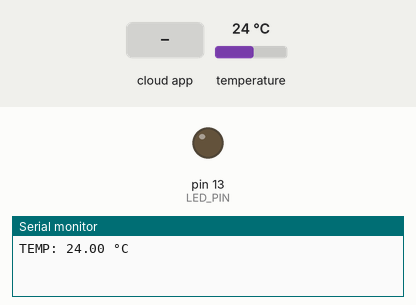
A sketch run on a simulated Arduino Uno, built with avr-gcc and run on an emulated ATmega328P. Parts: output pins drawn as LEDs (lit = HIGH), the last lines printed to the serial monitor. The test bench sets the inputs (shaded band); at power-on: temperature 24 °C. The ROS host is connected and sends only what is stated.

Above: at 3.2 s.
3.3 s: the phone or cloud app sets linear.x to -100
At 4.5 s:
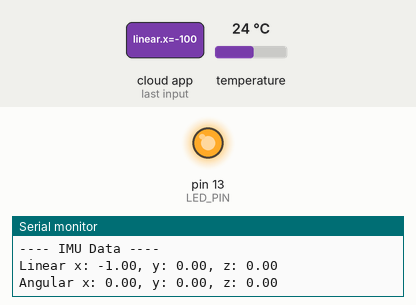
4.8 s: the phone or cloud app sets linear.x to 0
At 6.0 s:
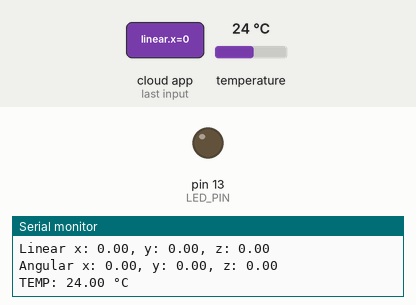
6.3 s: the phone or cloud app sets linear.x to 100
At 6.9 s:
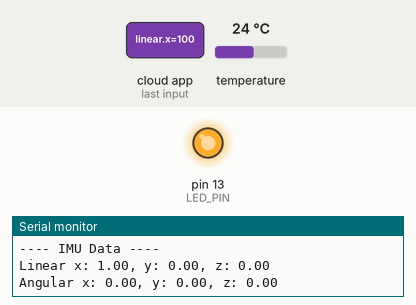
Timing chart, 0 to 9.3 s (numbered marks = the images above; inputs shaded):
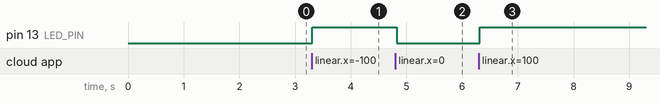

Measured:
- after the input at 3.3 s, pin 13 (LED_PIN): LOW → HIGH at once
- after the input at 4.8 s, pin 13 (LED_PIN): HIGH → LOW at once
- after the input at 6.3 s, pin 13 (LED_PIN): LOW → HIGH at once

The sketch:

temperature_node.ino
```cpp
#include <micro_ros_arduino.h>
#include "secrets.h"
#include <stdio.h>
#include <rcl/rcl.h>
#include <rcl/error_handling.h>
#include <rclc/rclc.h>
#include <rclc/executor.h>
#include <geometry_msgs/msg/twist.h>
#include <std_msgs/msg/float32.h>
#include <OneWire.h>
#include <DallasTemperature.h>


//--------- HARDWARE --------------//
#define ONE_WIRE_BUS 4
OneWire oneWire(ONE_WIRE_BUS);
DallasTemperature sensors(&oneWire);


#if defined(LED_BUILTIN)
  #define LED_PIN LED_BUILTIN
#else
  #define LED_PIN 13
#endif

//        ROS 2 ENTITIES
// ============================
rcl_subscription_t imu_sub;
geometry_msgs__msg__Twist imu_msg;


rcl_publisher_t temp_pub;
std_msgs__msg__Float32 temp_msg;


rclc_support_t support;
rcl_allocator_t allocator;
rcl_node_t node;
rclc_executor_t executor;


size_t domain_id = 10;


#define RCCHECK(fn) { rcl_ret_t temp_rc = fn; if((temp_rc != RCL_RET_OK)){error_loop();} }
#define RCSOFTCHECK(fn) { rcl_ret_t temp_rc = fn; if((temp_rc != RCL_RET_OK)){} }


void error_loop() {
  while(1) {
    digitalWrite(LED_PIN, !digitalRead(LED_PIN));
    delay(100);
  }
}


//-----------   IMU SUBSCRIBER CALLBACK ----------//
void imu_callback(const void * msgin) {
  const geometry_msgs__msg__Twist * msg = (const geometry_msgs__msg__Twist *)msgin;


    Serial.println("---- IMU Data ----");
    Serial.print("Linear x: "); Serial.print(msg->linear.x);
    Serial.print(", y: "); Serial.print(msg->linear.y);
    Serial.print(", z: "); Serial.println(msg->linear.z);


    Serial.print("Angular x: "); Serial.print(msg->angular.x);
    Serial.print(", y: "); Serial.print(msg->angular.y);
    Serial.print(", z: "); Serial.println(msg->angular.z);


    // Toggle LED if linear.x != 0
    digitalWrite(LED_PIN, (msg->linear.x != 0) ? HIGH : LOW);
}


//            SETUP
unsigned long lastTempRequest = 0;
unsigned long tempRequestTime = 0;
bool tempRequested = false;


void setup() {
  Serial.begin(115200);
  delay(2000);


    pinMode(LED_PIN, OUTPUT);
    digitalWrite(LED_PIN, LOW);


    sensors.begin(); // DS18B20 init


  // Connecting to Wi-Fi & Micro-ROS agent
  set_microros_wifi_transports(WIFI_SSID, WIFI_PASSWORD, MICRO_ROS_AGENT_IP, MICRO_ROS_AGENT_PORT); // IP of the computer running the ros2 agent


    allocator = rcl_get_default_allocator();


    // Configuring init options with domain
    rcl_init_options_t init_options = rcl_get_zero_initialized_init_options();
 RCCHECK(rcl_init_options_init(&init_options, allocator));
 RCCHECK(rcl_init_options_set_domain_id(&init_options, domain_id));


 // Init support + node
 RCCHECK(rclc_support_init_with_options(&support, 0, NULL, &init_options, &allocator));
 RCCHECK(rclc_node_init_default(&node, "arduino_imu_node", "", &support));


  // Creating a IMU subscriber of the topic /robot/imu which is published frm the robot
//running on pi4
  RCCHECK(rclc_subscription_init_default(
      &imu_sub,
      &node,
      ROSIDL_GET_MSG_TYPE_SUPPORT(geometry_msgs, msg, Twist),
      "/robot/imu"));


 // Create temperature publisher
 RCCHECK(rclc_publisher_init_best_effort(
     &temp_pub,
     &node,
     ROSIDL_GET_MSG_TYPE_SUPPORT(std_msgs, msg, Float32),
     "/esp32/temperature"));


  // Executor
  RCCHECK(rclc_executor_init(&executor, &support.context, 1, &allocator));
  RCCHECK(rclc_executor_add_subscription(&executor, &imu_sub, &imu_msg, &imu_callback,
ON_NEW_DATA));
}


//---------- Looping ------//
void loop() {
  unsigned long now = millis();


 // Spining executor to process IMU messages
 RCCHECK(rclc_executor_spin_some(&executor, RCL_MS_TO_NS(10)));


 // Requesting temperature every 2 seconds
 if (!tempRequested && now - lastTempRequest > 2000) {
   sensors.requestTemperatures(); // start DS18B20 conversion
   tempRequestTime = now;
   tempRequested = true;
 }


 // Reading temp after ~750 ms conversion
 if (tempRequested && now - tempRequestTime >= 750) {
   float t = sensors.getTempCByIndex(0);
   if (t > -100) {
     temp_msg.data = t;
     RCSOFTCHECK(rcl_publish(&temp_pub, &temp_msg, NULL));


     // Print temperature to Serial
     Serial.print("TEMP: ");
     Serial.print(t);
     Serial.println(" °C");
   }
   tempRequested = false;
        lastTempRequest = now;
    }


    delay(10);
}
```

secrets.example.h
```cpp
#pragma once

// Copy this file to secrets.h and fill in your local Wi-Fi and agent settings.
// 192.0.2.10 is a documentation-only example, not a working agent address.
#define WIFI_SSID "YOUR_WIFI_SSID"
#define WIFI_PASSWORD "YOUR_WIFI_PASSWORD"
#define MICRO_ROS_AGENT_IP "192.0.2.10"
#define MICRO_ROS_AGENT_PORT 8888
```
